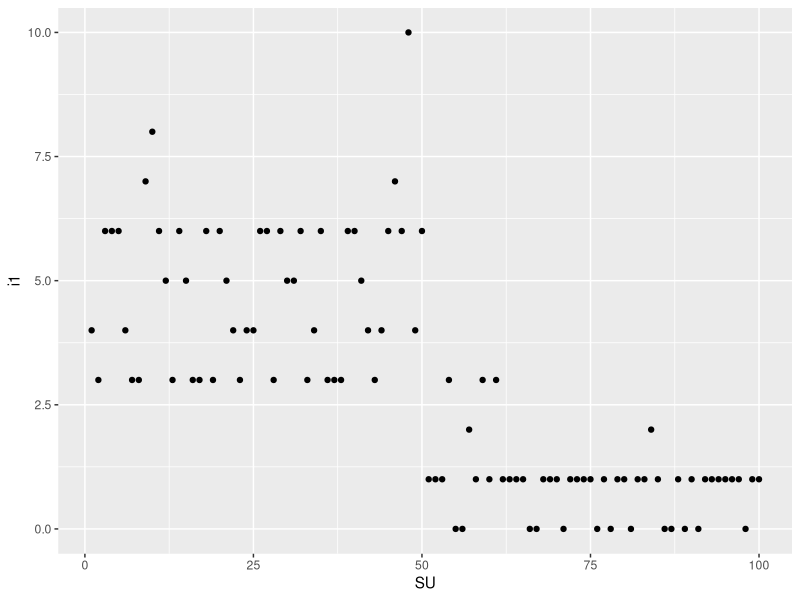

Recreate this plot in R.
## CoralNet simulation code ~~~~~~~~~~~~~~~~~~~~~~~~~~~~~~~~~~~~~~~~~~~~~~~~~ ##

## ZR to do: understand rgamma() and rtruncnorm()
## add site / transect metadata
## better understand gamma and truncnorm params -> connect param values to pop'n means 
## split up residual values into additional columns
## uniform across rows - no signal 





## start up ~~~~~~~~~~~~~~~~~~~~~~~~~~~~~~~~~~~~~~~~~~~~~~~~~~~~~~~~~~~~~~~~~ ##
rm(list = ls())

library(truncnorm)
library(tidyverse)
## END start up ~~~~~~~~~~~~~~~~~~~~~~~~~~~~~~~~~~~~~~~~~~~~~~~~~~~~~~~~~~~~~ ##





## params ~~~~~~~~~~~~~~~~~~~~~~~~~~~~~~~~~~~~~~~~~~~~~~~~~~~~~~~~~~~~~~~~~~~ ##
n <- 100
reps <- 50
col_sum <- 50
gamma_mu_1 <- 10
gamma_mu_2 <- 2 
scale <- 2

a <- 0 ## lower bound
#b2 <- (reps - i1) ## upper bound
#b3 <- (reps - i1 - i2) 
#b4 <- (reps - i1 - i2 - i3)
#b5 <- (reps - i1 - i2 - i3 - i4)

norm_mu_2 <- 10
norm_sd_2 <- 1

norm_mu_3 <- 5
norm_sd_3 <- 1

norm_mu_4 <- 5
norm_sd_4 <- 1

norm_mu_5 <- 5
norm_sd_5 <- 1
## END params ~~~~~~~~~~~~~~~~~~~~~~~~~~~~~~~~~~~~~~~~~~~~~~~~~~~~~~~~~~~~~~~ ##





## simulate ~~~~~~~~~~~~~~~~~~~~~~~~~~~~~~~~~~~~~~~~~~~~~~~~~~~~~~~~~~~~~~~~~ ##
## simulate gamma with shape and scale
i1 <- round(rgamma(n, shape = c(
  rep(gamma_mu_1, reps), 
  rep(gamma_mu_2, reps)), scale),0)


## use i1 to set upper bound
b2 <- (col_sum - i1) 


## simulate with a truncated normal distribution, with 50-i1 preventing values 
## would sum greater than 50
i2 <- round(rtruncnorm(n, a, b2, norm_mu_2, norm_sd_2),0)
b3 <- (col_sum - i1 - i2) 


## add a third important variable
i3 <- round(rtruncnorm(n, a, b3, norm_mu_3, norm_sd_3),0)
b4 <- (col_sum - i1 - i2 - i3)


## add a fourth important variable
i4 <- round(rtruncnorm(n, a, b4, norm_mu_4, norm_sd_4),0)
b5 <- (col_sum - i1 - i2 - i3 - i4)


## add a fifth important variable
i5 <- round(rtruncnorm(n, a, b5, norm_mu_5, norm_sd_5),0)


## r1 rounds out the rest of col_sum
remainder <- (col_sum - i1 - i2 - i3 - i4 - i5)


## bind the simulated columns together
df.1 <- cbind(i1, i2, i3, i4, i5, remainder)


## check row sums
rowSums(df.1)

## randomly split remainder into four more categories

categories <- as.factor(c("r1", "r2", "r3", "r4"))

rows <- map(remainder, ~ sample(categories, ., replace = TRUE))

df.2 <- lapply(rows, summary)

test <- lapply(df.2, sum)

unlist(test) == remainder

# add df.2 to df.1 in place of remainder


## add meta data
sites <- rep(c("Site_1", "Site_2"), each = 50, len=100)
transects <- rep(c("T1", "T2", "T3", "T4"), each = 25, len=100)
df.2 <- cbind(df.1, sites, transects)


## plot data 
dat <- as.data.frame(i1)
dat$SU <- seq(1,100,1)


## visualize
p1 <- ggplot(dat, aes(x=SU, y=i1)) +
  geom_point() + ylim(0,10)

print(p1)




library(tidyverse)

categories <- as.factor(c("i1", "i2", "u1", "u2"))

rows <- map(1:100, ~ sample(categories, 100, replace = TRUE))

df.2 <- lapply(rows, summary)

df.2 <- unlist(df.2)

df.2 <- as.data.frame(matrix(df.2, nrow = 100, ncol = 4))

rowSums(df.2)
